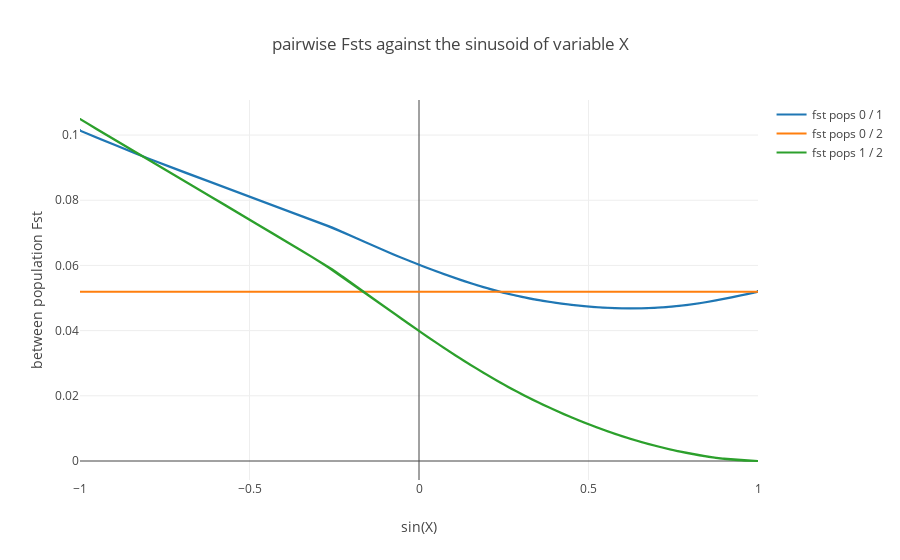

The cell this chart's notebook holds for it:
### Code cell
coords= {z:[x for x in range(len(labels)) if labels[x] == z] for z in list(set(labels))}

fig_data= [go.Scatter(
x= [sin(x) for x in Control[coords[i],0]],
y= Control[coords[i],1],
mode= 'lines',
name= 'fst pops {} / {}'.format(i[0],i[1])
) for i in coords.keys()
]

layout = go.Layout(
    title= 'pairwise Fsts against the sinusoid of variable X',
    yaxis=dict(
        title='between population Fst'),
    xaxis=dict(
        title='sin(X)')
)

fig= go.Figure(data=fig_data, layout=layout)
iplot(fig)

### Figure 1 — Plotly figure (JSON) as saved in the notebook; plotly's stock layout.template omitted (floating-point values rounded to 4 significant figures; data arrays with more than 128 entries replaced by an {"elided": "..."} marker saying what was removed)
{"data": [{"mode": "lines", "name": "fst pops 0 / 1", "type": "scatter", "x": {"elided": "290 float values"}, "y": {"elided": "290 float values"}}, {"mode": "lines", "name": "fst pops 0 / 2", "type": "scatter", "x": {"elided": "290 float values"}, "y": {"elided": "290 float values"}}, {"mode": "lines", "name": "fst pops 1 / 2", "type": "scatter", "x": {"elided": "290 float values"}, "y": {"elided": "290 float values"}}], "layout": {"title": "pairwise Fsts against the sinusoid of variable X", "xaxis": {"title": "sin(X)"}, "yaxis": {"title": "between population Fst"}}}
